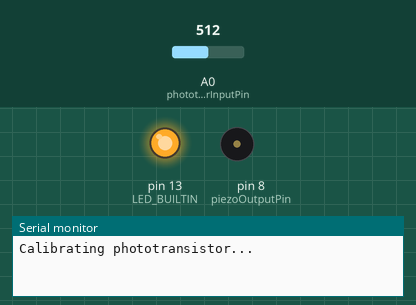
Simulated run of this sketch. Board: Arduino Uno, built with avr-gcc and run on an emulated ATmega328P. Parts: output pins drawn as LEDs (lit = HIGH), buzzer (waves = sounding), the last lines printed to the serial monitor. The test bench sets the inputs (shaded band); at power-on: A0 (phototransistorInputPin) = 512.

Above: at 0.1 s.
At 6.2 s:
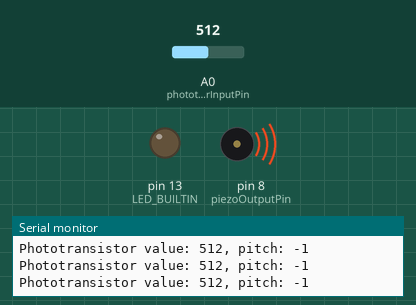
6.3 s: A0 (phototransistorInputPin) set to 108
9.3 s: A0 (phototransistorInputPin) set to 90
Timing chart, 0 to 18.3 s (numbered marks = the images above; inputs shaded):
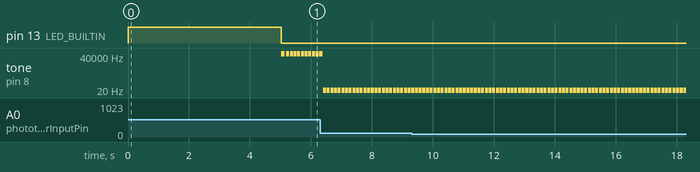

Measured:
- by itself, tone on pin 8 (piezoOutputPin): alternates 1 Hz for 0.10 s and silent for 0.02 s

The sketch:

piezo-sound.ino
```cpp
// Input and output pins for our piezo and phototransistor
const int piezoOutputPin = 8;
const int phototransistorInputPin = A0;

// Values used for calibrating the phototransistor
int sensorHigh = 0;
int sensorLow = 1023;

void setup() {
  Serial.begin(9600);
  calibratePhototransistor();
}

void loop() {
  int photoSensorValue = analogRead(phototransistorInputPin);
  int pitch = map(photoSensorValue, sensorLow, sensorHigh, 0, 4000);

  tone(piezoOutputPin, pitch, 100);

  log(photoSensorValue, pitch);
  delay(120);
}


void log(int photoSensorValue, int pitch) {
  Serial.print("Phototransistor value: ");
  Serial.print(photoSensorValue);
  Serial.print(", pitch: ");
  Serial.println(pitch);
}

void calibratePhototransistor() {
  pinMode(LED_BUILTIN, OUTPUT);
  digitalWrite(LED_BUILTIN, HIGH);

  Serial.println("Calibrating phototransistor...");
  while (millis() < 5000) {
    int photoSensorValue = analogRead(phototransistorInputPin);

    if (photoSensorValue > sensorHigh) {
      sensorHigh = photoSensorValue;
    } else {
      sensorLow = photoSensorValue;
    }
  }

  Serial.println("Calibration completed.");
  Serial.print("Max sensor high calibrated to: ");
  Serial.print(sensorHigh);
  Serial.print(", Min sensor high calibrated to: ");
  Serial.println(sensorLow);

  digitalWrite(LED_BUILTIN, LOW);
}
```
